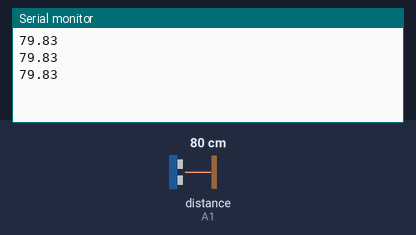
Simulated run of this sketch. Board: Arduino Uno, built with avr-gcc and run on an emulated ATmega328P. Shown: the last lines printed to the serial monitor. Wiring (inferred from the names in the program): ultrasonic range finder: trigger A0; echo A1. Inputs (shaded band) come from the test bench; at power-on: distance to the obstacle (sensor on A1) 80 cm. The echo pulse lasts 58.3 µs per cm.

Above: at 1.2 s.
1.3 s: distance to the obstacle (sensor on A1) set to 2 cm
At 1.88 s:
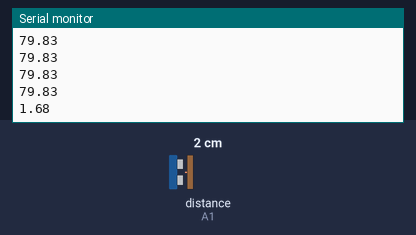
2.8 s: distance to the obstacle (sensor on A1) set to 4 cm
At 3.09 s:
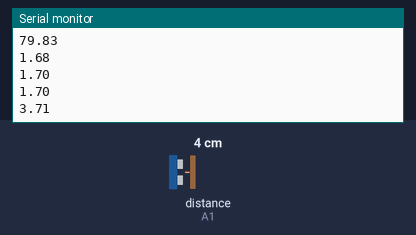
Timing chart, 0 to 5.8 s (numbered marks = the images above; inputs shaded):
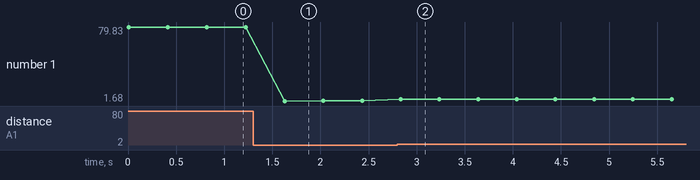

The sketch:

Ultrasonic_Sensor.ino
```cpp
#define usft A0         		//defining the pins that we are gonna use
#define usfe A1

float frontdistance;

void setup() {

  Serial.begin(9600);
  pinMode(usfe, INPUT);              // defining pins modes
  pinMode(usft, OUTPUT);

}

void measure()
{

  digitalWrite(usft, LOW);			//sending pulse to sensor
  delayMicroseconds(5);
  digitalWrite(usft, HIGH);
  delayMicroseconds(10);
  digitalWrite(usft, LOW);
  frontdistance = pulseIn(usfe, HIGH) / 58.2;   //reading the answer time of the pulse
  delay(1);										//from the sensor

}

void loop()
{
  measure();
  Serial.println(frontdistance);				//watching values by serial monitor
  delay(400);
}
//Thanks to my dear friend Eray Tuncan
```

Measured:
- after the input at 1.3 s, the serial monitor: prints a new line after 0.33 s (image 1)
- after the input at 2.8 s, the serial monitor: prints a new line at once (image 2)
- plotted number 1: 79.83 → 1.7 after the input at 1.3 s, 1.7 → 3.71 after the input at 2.8 s
